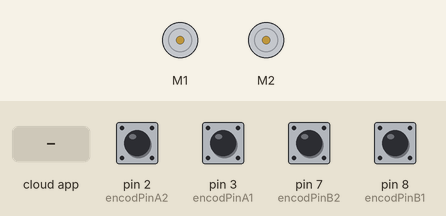
Simulated run of this sketch. Board: Arduino Uno, built with avr-gcc and run on an emulated ATmega328P. On the bench: 2 × DC motor (green arrow = forward, orange = backward, longer = faster). Inputs (shaded band) come from the test bench; at power-on: pin 2 (encodPinA2), pin 3 (encodPinA1), pin 7 (encodPinB2), pin 8 (encodPinB1) HIGH. The ROS host is connected and sends only what is stated.

Above: at 1.2 s.
1.3 s: the phone or cloud app sets angular.z to -100
At 2.3 s:
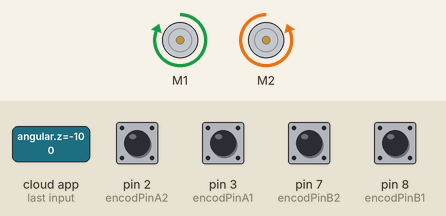
4.3 s: pin 2 (encodPinA2) pulled LOW for 0.15 s
At 5.4 s:
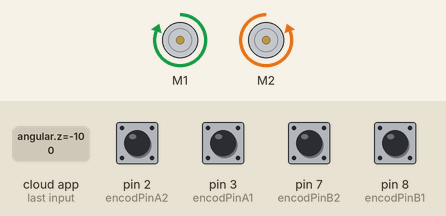
5.9 s: pin 3 (encodPinA1) pulled LOW for 0.15 s
At 6.6 s:
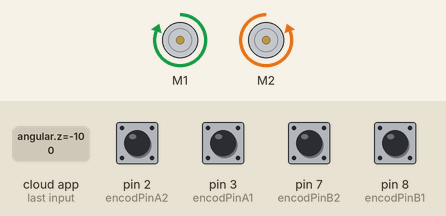
7.5 s: the phone or cloud app sets linear.x to -100
At 7.9 s:
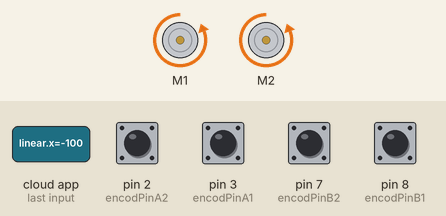
9.0 s: the phone or cloud app sets linear.x to 0
At 9.15 s:
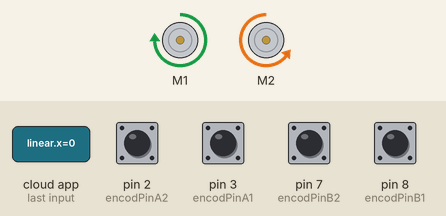
10.8 s: the phone or cloud app sets angular.z to 0
At 11.5 s:
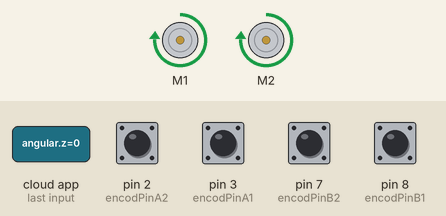
Timing chart, 0 to 13.3 s (numbered marks = the images above; inputs shaded):
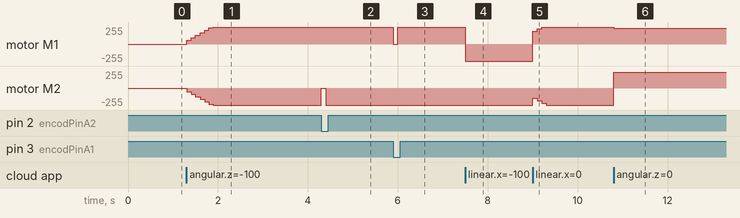

The sketch:

motor_controller_v2.ino
```cpp
// Test MD03a / Pololu motor with encoder
// speed control (PI), V & I display
// Credits:
//   Dallaby   http://letsmakerobots.com/node/19558#comment-49685
//   Bill Porter  http://www.billporter.info/?p=286
//   bobbyorr (nice connection diagram) http://forum.pololu.com/viewtopic.php?f=15&t=1923

//ROS headers
#if (ARDUINO >= 100)
 #include <Arduino.h>
#else
 #include <WProgram.h>
#endif
#include <ros.h>
#include <geometry_msgs/Twist.h>
#include <geometry_msgs/Vector3Stamped.h>
#include <ros/time.h>
#include <tf/tf.h>
#include <tf/transform_broadcaster.h>
#include <nav_msgs/Odometry.h>

//Motor Shield headers
#include <Wire.h>
#include <Adafruit_MotorShield.h>
#include "utility/Adafruit_PWMServoDriver.h"

#define encodPinA1      3     // encoder A pin
#define encodPinB1      8     // encoder B pin
#define encodPinA2      2
#define encodPinB2      7
#define LOOPTIME        100   // PID loop time(ms)
#define encoder_pulse   13
#define gear_ratio      20
#define wheel_diameter  0.069 //m
#define wheel_width     27
#define axis_length     0.276  //m
#define max_RPM         298
#define pi              3.14159265

// Create the motor shield object with the default I2C address
Adafruit_MotorShield AFMS = Adafruit_MotorShield();
// Select which 'port' M1, M2, M3 or M4. In this case, M1
Adafruit_DCMotor *motor1 = AFMS.getMotor(1);
Adafruit_DCMotor *motor2 = AFMS.getMotor(2);

unsigned long lastMilli = 0;       // loop timing
unsigned long lastMilliPrint = 0;
unsigned long lastMilliPub = 0;
int rpm_req1 = 0;
int rpm_req2 = 0;
int rpm_act1 = 0;
int rpm_act2 = 0;
int direction1 = FORWARD;
int direction2 = FORWARD;
int PWM_val1 = 0;                  // (25% = 64; 50% = 127; 75% = 191; 100% = 255)
int PWM_val2 = 0;
volatile long count1 = 0;          // rev counter
volatile long count2 = 0;
float Kp =   1;                    // PID proportional control Gain
float Kd =   0.5;                    // PID Derivitave control gain
float x_pos = 0.0;
float y_pos = 0.0;
float theta = 0.0;
char base_link[] = "/base_link";
char odom[] = "/odom";

ros::NodeHandle nh;

void handle_cmd( const geometry_msgs::Twist& cmd_msg) {
  float x = cmd_msg.linear.x;
  float z = cmd_msg.angular.z;
  if (z == 0) {     // go straight
    // convert m/s to rpm
    rpm_req1 = x*60/(pi*wheel_diameter);
    rpm_req2 = rpm_req1;
  }
  else if (x == 0) {
    // convert rad/s to rpm
    rpm_req2 = z*axis_length*60/(wheel_diameter*pi*2);
    rpm_req1 = -rpm_req2;
  }
  else {
    rpm_req1 = x*60/(pi*wheel_diameter)-z*axis_length*60/(wheel_diameter*pi*2);
    rpm_req2 = x*60/(pi*wheel_diameter)+z*axis_length*60/(wheel_diameter*pi*2);
  }
  if (rpm_req1 >= 0) direction1 = FORWARD;
  else direction1 = BACKWARD;
  if (rpm_req2 >= 0) direction2 = FORWARD;
  else direction2 = BACKWARD;
}

ros::Subscriber<geometry_msgs::Twist> sub("cmd_vel", handle_cmd);
//geometry_msgs::TransformStamped t;
//tf::TransformBroadcaster broadcaster;
//nav_msgs::Odometry odom_msg;
geometry_msgs::Vector3Stamped rpm_msg;
//ros::Publisher odom_pub("odom", &odom_msg);
ros::Publisher rpm_pub("rpm", &rpm_msg);
ros::Time current_time;
ros::Time last_time;

void setup() {
 AFMS.begin();  // create with the default frequency 1.6KHz

 nh.initNode();
 nh.getHardware()->setBaud(57600);
 nh.subscribe(sub);
 //nh.advertise(odom_pub);
 nh.advertise(rpm_pub);
 //broadcaster.init(nh);

 pinMode(encodPinA1, INPUT);
 pinMode(encodPinB1, INPUT);
 digitalWrite(encodPinA1, HIGH);                // turn on pullup resistor
 digitalWrite(encodPinB1, HIGH);
 attachInterrupt(1, rencoder1, FALLING);

 pinMode(encodPinA2, INPUT);
 pinMode(encodPinB2, INPUT);
 digitalWrite(encodPinA2, HIGH);                // turn on pullup resistor
 digitalWrite(encodPinB2, HIGH);
 attachInterrupt(0, rencoder2, FALLING);
}

void loop() {

  nh.spinOnce();
  unsigned long time = millis();
  if(time-lastMilli>= LOOPTIME)   {      // enter tmed loop
    getMotorData(time-lastMilli);                             // calculate speed, volts and Amps
    PWM_val1 = updatePid1(PWM_val1, rpm_req1, rpm_act1); // compute PWM value
    PWM_val2 = updatePid2(PWM_val2, rpm_req2, rpm_act2); // compute PWM value
    motor1->setSpeed(PWM_val1);                 // send PWM to motor
    motor2->setSpeed(PWM_val2);
    motor1->run(direction1);
    motor2->run(direction2);
    lastMilli = time;
  }
  if(time-lastMilliPub >= LOOPTIME) {
   // publishOdom(time-lastMilliPub);
    publishRPM(time-lastMilliPub);
    lastMilliPub = time;
  }
 //printMotorInfo();                          // display data
}

void getMotorData(unsigned long time)  {      // calculate speed, volts and Amps
 static long countAnt1 = 0;                   // last count
 static long countAnt2 = 0;
 rpm_act1 = ((count1 - countAnt1)*(60*(1000/time)))/(encoder_pulse*gear_ratio);
 rpm_act2 = ((count2 - countAnt2)*(60*(1000/time)))/(encoder_pulse*gear_ratio);
 countAnt1 = count1;
 countAnt2 = count2;
}

int updatePid1(int command, int targetValue, int currentValue) {
float pidTerm = 0;                            // PID correction
int error=0;
static int last_error1=0;
 error = abs(targetValue) - abs(currentValue);
 pidTerm = (Kp * error) + (Kd * (error - last_error1));
 last_error1 = error;
 return constrain(command + int(pidTerm), 0, 255);
}

int updatePid2(int command, int targetValue, int currentValue) {
float pidTerm = 0;                            // PID correction
int error=0;
static int last_error2=0;
 error = abs(targetValue) - abs(currentValue);
 pidTerm = (Kp * error) + (Kd * (error - last_error2));
 last_error2 = error;
 return constrain(command + int(pidTerm), 0, 255);
}

/**
void publishOdom(unsigned long time) {
  double dx = 0.0;
  double dy = 0.0;
  double dxy_ave = 0.0;
  double dth = 0.0;
  double dt = 0.0;
  int signed_rpm_act1 = 0;
  int signed_rpm_act2 = 0;

  if(direction1 == FORWARD) signed_rpm_act1 = rpm_act1;
  else signed_rpm_act1 = -rpm_act1;

  if(direction2 == FORWARD) signed_rpm_act2 = rpm_act2;
  else signed_rpm_act2 = -rpm_act2;

  dt = (double)time/1000; //ms to s
  current_time = nh.now();
  dxy_ave = (signed_rpm_act1+signed_rpm_act2)*dt*wheel_diameter*pi/(60*2);
  dth = (signed_rpm_act1-signed_rpm_act2)*dt*wheel_diameter*pi/(60*axis_length);
  dx = cos(dth) * dxy_ave;
  dy = -sin(dth) * dxy_ave;
  x_pos += (cos(theta) * dx - sin(theta) * dy);
  y_pos += (sin(theta) * dx + cos(theta) * dy);
  theta += dth;

  geometry_msgs::Quaternion odom_quat = tf::createQuaternionFromYaw(theta);
  t.header.frame_id = base_link;
  t.child_frame_id = odom;
  t.transform.translation.x = x_pos;
  t.transform.translation.y = y_pos;
  t.transform.translation.z = 0.0;
  t.transform.rotation = odom_quat;
  t.header.stamp = current_time;

  broadcaster.sendTransform(t);
  nh.spinOnce();

  odom_msg.header.stamp = current_time;
  odom_msg.header.frame_id = odom;
  odom_msg.pose.pose.position.x = x_pos;
  odom_msg.pose.pose.position.y = y_pos;
  odom_msg.pose.pose.position.z = 0.0;
  odom_msg.pose.pose.orientation = odom_quat;
  odom_msg.child_frame_id = base_link;
  odom_msg.twist.twist.linear.x = dxy_ave/dt;
  odom_msg.twist.twist.linear.y = 0.0;
  odom_msg.twist.twist.linear.z = 0.0;
  odom_msg.twist.twist.angular.z = dth/dt;

  odom_pub.publish(&odom_msg);
  nh.spinOnce();
}
**/
void publishRPM(unsigned long time) {
  int signed_rpm_act1 = 0;
  int signed_rpm_act2 = 0;

  if(direction1 == FORWARD) signed_rpm_act1 = rpm_act1;
  else signed_rpm_act1 = -rpm_act1;

  if(direction2 == FORWARD) signed_rpm_act2 = rpm_act2;
  else signed_rpm_act2 = -rpm_act2;

  rpm_msg.header.stamp = nh.now();
  rpm_msg.vector.x = signed_rpm_act1;
  rpm_msg.vector.y = signed_rpm_act2;
  rpm_msg.vector.z = double(time)/1000;
  rpm_pub.publish(&rpm_msg);
  nh.spinOnce();
}

void printMotorInfo()  {                                                      // display data
 if((millis()-lastMilliPrint) >= 1000)   {
   lastMilliPrint = millis();
   Serial.print("required RPM:");   Serial.print(rpm_req1);
   Serial.println("");
   Serial.print("  motor1 RPM:");   Serial.print(rpm_act1);
   Serial.println("");
   Serial.print("  motor1 PWM:");   Serial.print(PWM_val1);
   Serial.println("");
   Serial.print("  motor2 RPM:");   Serial.print(rpm_act2);
   Serial.println("");
   Serial.print("  motor2 PWM:");   Serial.print(PWM_val2);
   Serial.println("");
   Serial.println("-------------");
 }
}

void rencoder1()  {                                 // pulse and direction, direct port reading to save cycles
 if (PINB & 0b00000001)    count1--;                // if(digitalRead(encodPinB1)==HIGH)   count ++;
 else                      count1++;                // if (digitalRead(encodPinB1)==LOW)   count --;                    count2--;                // if (digitalRead(encodPinB2)==LOW)   count --;
}

void rencoder2()  {                                 // pulse and direction, direct port reading to save cycles                  count1--;                // if (digitalRead(encodPinB1)==LOW)   count --;
 if (PIND & 0b10000000)    count2--;                // if(digitalRead(encodPinB2)==HIGH)   count ++;
 else                      count2++;                // if (digitalRead(encodPinB2)==LOW)   count --;
}
```

Measured:
- after the input at 1.3 s, motor M1: moves from stopped to forward 255/255 over 0.60 s, starting at once; motor M2: moves from stopped to backward 255/255 over 0.60 s, starting at once
- after the input at 4.3 s, motor M2: backward 255/255 → stopped at once, → backward 255/255 0.10 s later
- after the input at 5.9 s, motor M1: forward 255/255 → stopped at once, → forward 255/255 0.10 s later
- after the input at 7.5 s, motor M1: forward 255/255 → backward 255/255 at once
- after the input at 9.0 s, motor M1: backward 255/255 → forward 193/255 at once, → forward 231/255 0.10 s later, → forward 255/255 0.10 s later; motor M2: backward 255/255 → backward 155/255 at once, → backward 193/255 0.10 s later, → backward 231/255 0.10 s later, → backward 255/255 0.10 s later
- after the input at 10.8 s, motor M1: forward 255/255 → forward 236/255 at once; motor M2: backward 255/255 → forward 236/255 at once
